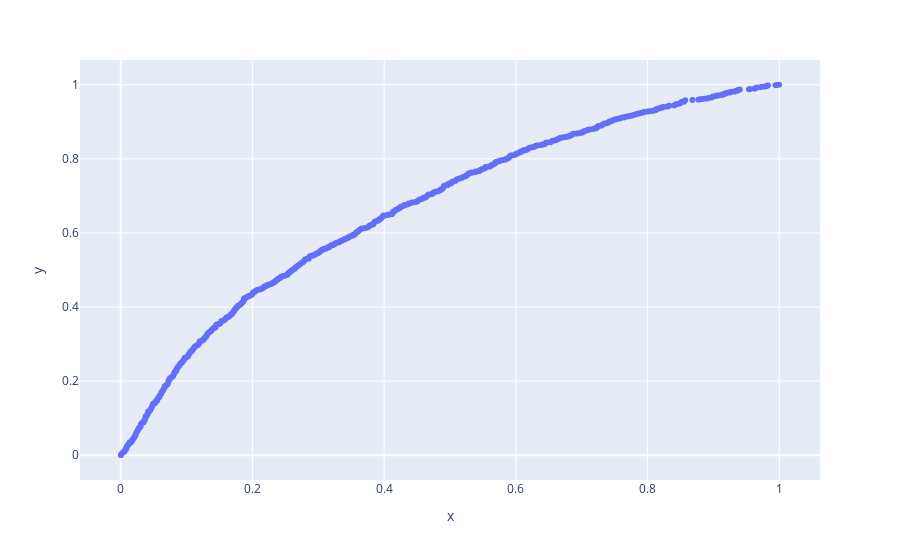

Notebook code cell kept with this figure:
### Code cell
px.scatter(x = fpr,y = tpr)

### Figure 1 — Plotly figure (JSON) as saved in the notebook; plotly's stock layout.template omitted (floating-point values rounded to 4 significant figures; data arrays with more than 128 entries replaced by an {"elided": "..."} marker saying what was removed)
{"data": [{"hovertemplate": "x=%{x}<br>y=%{y}<extra></extra>", "legendgroup": "", "marker": {"color": "#636efa", "symbol": "circle"}, "mode": "markers", "name": "", "showlegend": false, "type": "scattergl", "x": {"elided": "2098 float values"}, "xaxis": "x", "y": {"elided": "2098 float values"}, "yaxis": "y"}], "layout": {"legend": {"tracegroupgap": 0}, "margin": {"t": 60}, "xaxis": {"anchor": "y", "domain": [0, 1], "title": {"text": "x"}}, "yaxis": {"anchor": "x", "domain": [0, 1], "title": {"text": "y"}}}}
